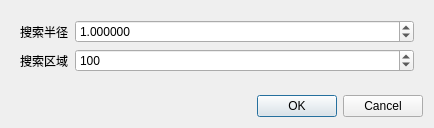
<?xml version="1.0" encoding="UTF-8"?>
<ui version="4.0">
 <class>GeomFeaturesDialog</class>
 <widget class="QDialog" name="GeomFeaturesDialog">
  <property name="geometry">
   <rect>
    <x>0</x>
    <y>0</y>
    <width>434</width>
    <height>128</height>
   </rect>
  </property>
  <property name="windowTitle">
   <string>非闭合面重构</string>
  </property>
  <layout class="QVBoxLayout" name="verticalLayout_7">
   <item>
    <widget class="QFrame" name="frame">
     <layout class="QHBoxLayout" name="horizontalLayout_2">
      <item>
       <layout class="QFormLayout" name="formLayout">
        <item row="0" column="0">
         <widget class="QLabel" name="label">
          <property name="text">
           <string>搜索半径</string>
          </property>
         </widget>
        </item>
        <item row="0" column="1">
         <widget class="QDoubleSpinBox" name="doubleSpinBox">
          <property name="decimals">
           <number>6</number>
          </property>
          <property name="minimum">
           <double>0.000001000000000</double>
          </property>
          <property name="maximum">
           <double>1000000.000000000000000</double>
          </property>
          <property name="value">
           <double>1.000000000000000</double>
          </property>
         </widget>
        </item>
        <item row="1" column="0">
         <widget class="QLabel" name="label_2">
          <property name="text">
           <string>搜索区域</string>
          </property>
         </widget>
        </item>
        <item row="1" column="1">
         <widget class="QSpinBox" name="spinBox">
          <property name="maximum">
           <number>999</number>
          </property>
          <property name="value">
           <number>100</number>
          </property>
         </widget>
        </item>
       </layout>
      </item>
     </layout>
    </widget>
   </item>
   <item>
    <widget class="QDialogButtonBox" name="buttonBox">
     <property name="orientation">
      <enum>Qt::Horizontal</enum>
     </property>
     <property name="standardButtons">
      <set>QDialogButtonBox::Cancel|QDialogButtonBox::Ok</set>
     </property>
    </widget>
   </item>
  </layout>
 </widget>
 <resources/>
 <connections>
  <connection>
   <sender>buttonBox</sender>
   <signal>accepted()</signal>
   <receiver>GeomFeaturesDialog</receiver>
   <slot>accept()</slot>
   <hints>
    <hint type="sourcelabel">
     <x>248</x>
     <y>254</y>
    </hint>
    <hint type="destinationlabel">
     <x>157</x>
     <y>274</y>
    </hint>
   </hints>
  </connection>
  <connection>
   <sender>buttonBox</sender>
   <signal>rejected()</signal>
   <receiver>GeomFeaturesDialog</receiver>
   <slot>reject()</slot>
   <hints>
    <hint type="sourcelabel">
     <x>316</x>
     <y>260</y>
    </hint>
    <hint type="destinationlabel">
     <x>286</x>
     <y>274</y>
    </hint>
   </hints>
  </connection>
 </connections>
</ui>
